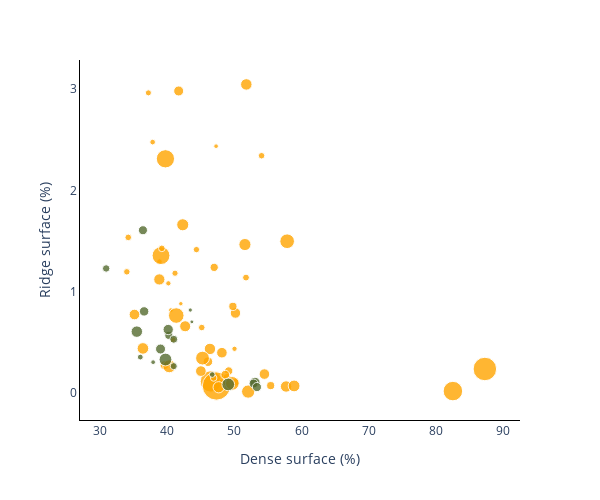

Notebook cell for this chart:
### Code cell
# Plot colored by patient

fig = px.scatter(to_plot,x='dense_surface_perc',y='ridge_surface_perc',
                 size='aggregate_size_um2',
                 color='patient',
                 color_discrete_sequence=["orange","#556B2F"],
                 opacity=0.8,
                 hover_data='nr',
                 labels=dict(dense_surface_perc="Dense surface (%)", ridge_surface_perc="Ridge surface (%)")
)

fig.update_layout({
    'plot_bgcolor': 'rgba(255,255,255,1)',
    'paper_bgcolor': 'rgba(255,255,255,1)',
    'xaxis': dict(
        zeroline = False,
        showgrid = False,
        tickmode = 'linear',
        tick0 = 0,
        dtick = 10,
        showline=True,
        linewidth = 1,
        linecolor='black'
    ),
    'yaxis': dict(
        zeroline = False,
        showgrid = False,
        tickmode = 'linear',
        tick0 = 0,
        dtick = 1,
        showline=True,
        linewidth = 1,
        linecolor='black'
    )
})
fig.update_layout(
    width=fig_width,
    height=fig_height,
    showlegend=False
)

#fig.update_xaxes(showline=True, linewidth=1, linecolor='black')
#fig.update_yaxes(showline=True, linewidth=1, linecolor='black')
fig.show()
fig.write_image("/Users/lukasvandenheuvel/Documents/EPFL/MA4/PDM/Figures/fig_aggregates/scatterplot_c_per_patient.pdf")

### Figure 1 — Plotly figure (JSON) as saved in the notebook; plotly's stock layout.template omitted (floating-point values rounded to 4 significant figures)
{"data": [{"customdata": [[0], [1], [2], [3], [4], [5], [6], [7], [8], [10], [11], [12], [13], [16], [17], [38], [39], [40], [41], [42], [43], [45], [46], [47], [48], [49], [50], [51], [52], [53], [54], [55], [56], [57], [59], [60], [61], [62], [63], [65], [66], [67], [68], [69], [71], [72], [74], [75], [76], [77], [78], [80], [81], [82], [83], [84]], "hovertemplate": "patient=2020-015<br>Dense surface (%)=%{x}<br>Ridge surface (%)=%{y}<br>aggregate_size_um2=%{marker.size}<br>nr=%{customdata[0]}<extra></extra>", "legendgroup": "2020-015", "marker": {"color": "orange", "opacity": 0.8, "size": [275.3, 35.92, 16.79, 16.87, 34.7, 479.9, 73.22, 20.5, 75.93, 41.74, 78.18, 37.1, 11.66, 25.96, 65.48, 13.57, 18.26, 19.26, 55.15, 22.11, 105.4, 67.27, 67.27, 39.24, 191.3, 200.0, 25.37, 114.5, 13.05, 45.85, 60.16, 25.71, 87.79, 100.4, 129.3, 79.1, 41.41, 75.47, 228.5, 26.27, 28.09, 23.37, 88.37, 145.3, 68.23, 331.0, 68.55, 24.27, 26.52, 25.3, 112.4, 80.72, 46.25, 77.82, 40.66, 83.44], "sizemode": "area", "sizeref": 1.2, "symbol": "circle"}, "mode": "markers", "name": "2020-015", "orientation": "v", "showlegend": true, "type": "scatter", "x": [46.49, 50.16, 40.15, 50.0, 48.25, 47.31, 42.65, 40.84, 47.64, 49.14, 46.34, 48.9, 42.0, 45.12, 50.14, 40.52, 38.82, 37.8, 46.04, 37.17, 52.04, 48.12, 54.46, 55.39, 39.05, 39.71, 46.9, 45.23, 47.26, 39.57, 41.68, 54.04, 42.29, 40.28, 57.85, 51.76, 46.98, 38.8, 82.55, 34.17, 51.72, 41.14, 51.55, 41.32, 35.09, 87.31, 44.99, 44.33, 39.17, 33.96, 49.67, 36.35, 48.63, 57.69, 49.76, 58.88], "xaxis": "x", "y": [0.1117, 0.1027, 1.081, 0.4343, 0.1025, 0.06628, 0.6569, 0.5253, 0.05388, 0.2148, 0.4328, 0.1523, 0.8801, 0.6443, 0.7879, 0.8162, 1.296, 2.478, 0.3065, 2.965, 0.01125, 0.3957, 0.1842, 0.07029, 1.356, 2.313, 0.1452, 0.3421, 2.437, 0.2725, 2.983, 2.343, 1.66, 0.261, 1.498, 3.048, 1.239, 1.12, 0.01602, 1.536, 1.138, 1.181, 1.465, 0.763, 0.773, 0.2345, 0.2136, 1.415, 1.427, 1.195, 0.09222, 0.4379, 0.178, 0.06142, 0.8533, 0.06685], "yaxis": "y"}, {"customdata": [[18], [19], [20], [21], [22], [23], [24], [25], [26], [27], [28], [29], [30], [31], [33], [34], [35], [36], [37]], "hovertemplate": "patient=2020-069<br>Dense surface (%)=%{x}<br>Ridge surface (%)=%{y}<br>aggregate_size_um2=%{marker.size}<br>nr=%{customdata[0]}<extra></extra>", "legendgroup": "2020-069", "marker": {"color": "#556B2F", "opacity": 0.8, "size": [97.28, 30.37, 62.36, 39.36, 47.73, 19.7, 50.53, 38.13, 53.23, 60.11, 79.12, 98.58, 63.53, 49.47, 13.63, 33.31, 20.32, 10.99, 8.939], "sizemode": "area", "sizeref": 1.2, "symbol": "circle"}, "mode": "markers", "name": "2020-069", "orientation": "v", "showlegend": true, "type": "scatter", "x": [49.07, 40.94, 53.05, 40.22, 52.84, 46.68, 53.34, 40.95, 36.53, 38.98, 35.45, 39.71, 40.12, 36.36, 37.88, 30.88, 35.96, 43.41, 43.65], "xaxis": "x", "y": [0.08202, 0.2626, 0.1026, 0.567, 0.09089, 0.1799, 0.05589, 0.5284, 0.8039, 0.4317, 0.604, 0.328, 0.6248, 1.606, 0.3018, 1.229, 0.3522, 0.8175, 0.7006], "yaxis": "y"}], "layout": {"height": 500, "legend": {"itemsizing": "constant", "title": {"text": "patient"}, "tracegroupgap": 0}, "margin": {"t": 60}, "paper_bgcolor": "rgba(255,255,255,1)", "plot_bgcolor": "rgba(255,255,255,1)", "showlegend": false, "width": 600, "xaxis": {"anchor": "y", "domain": [0, 1], "dtick": 10, "linecolor": "black", "linewidth": 1, "showgrid": false, "showline": true, "tick0": 0, "tickmode": "linear", "title": {"text": "Dense surface (%)"}, "zeroline": false}, "yaxis": {"anchor": "x", "domain": [0, 1], "dtick": 1, "linecolor": "black", "linewidth": 1, "showgrid": false, "showline": true, "tick0": 0, "tickmode": "linear", "title": {"text": "Ridge surface (%)"}, "zeroline": false}}}
